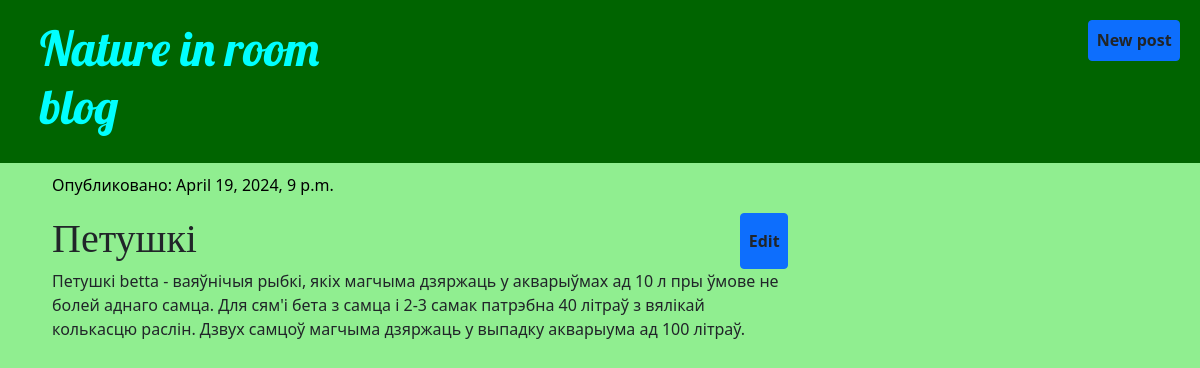
The app's page /post/2/ with its own data.
### blog/models.py (models this page shows, shortened)
class Post(models.Model):
    author = models.ForeignKey(settings.AUTH_USER_MODEL, on_delete=models.CASCADE)
    title = models.CharField(max_length=200)
    text=models.TextField()
    created_date = models.DateTimeField(default=timezone.now)
    published_date=models.DateTimeField(blank=True,null=True)

### blog/views.py (the view)
# urls.py: path('post/<int:pk>/', views.post_detail, name='post_detail'),
def post_detail(request, pk):
    post = get_object_or_404(Post, pk=pk)
    return render(request, 'blog/post_detail.html', {'post': post})

### blog/templates/blog/post_detail.html
{% extends 'blog/base.html' %}
{% block content %}
    <div class="post">
        {% if post.published_date %}
            <div class="date">
                <p>Опубликовано: {{ post.published_date }}</p>
            </div>
        {% endif %}
       <div class="row">
        <div class="col"><h1>{{ post.title }}</h1></div>
            <div class="col d-grid gap-2 d-flex justify-content-end"> <button type = "button" class="btn btn-primary"><a href="{% url 'post_edit' pk=post.pk %}" class="btn scale-on-hover"><b>Edit</b></a></button></div>
        <p>{{ post.text}}</p>
    </div>
{% endblock %}

### blog/static/css/blog.css (style rules this page uses)
.back { background-color: lightgreen; }
h1, h2, h3, h4 { font-family: 'Lobster', cursive; }
.date { color: black; }
.post { margin-top: 10px; margin-bottom: 60px; border-bottom: #000000; border: 2px; }
.btn { padding: 0.2rem 0.2rem; }

### records on screen
Post: published_date "April 19, 2024, 9 p.m.", title "Петушкі", text "Петушкі betta - ваяўнічыя рыбкі, якіх магчыма дзяржаць у акварыўмах ад 10 л пры ўмове не болей аднаго самца. Для сям'і бета з самца і 2-3 самак патрэбна 40 літраў з вялікай колькасцю раслін. Дзвух самцоў магчыма дзяржаць у выпадку акварыума ад 100 літраў."
